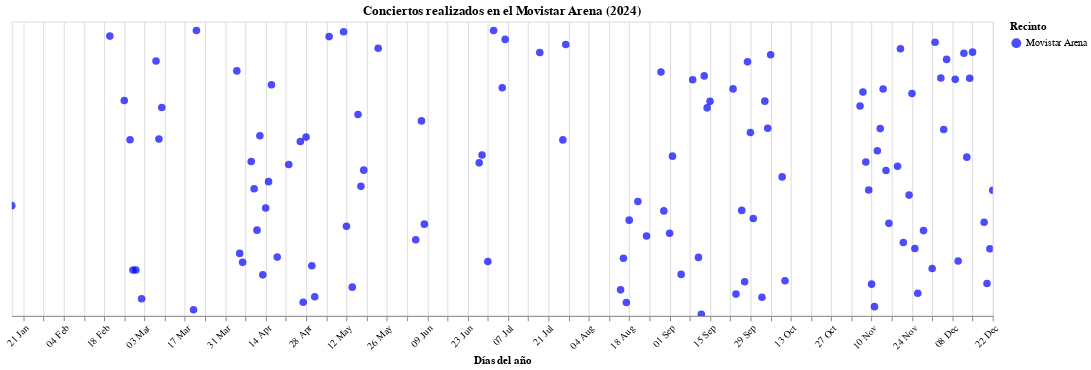

The notebook cell this image was saved under:
### Code cell
import numpy as np
import pandas as pd
from urllib import request
import json
import altair as alt

# Leer datos desde Drive
source = pd.read_csv('/content/drive/MyDrive/concierto_database_limpia_2.csv', delimiter=';')

# Asegurar formato de fecha
source['Fecha'] = pd.to_datetime(source['Fecha'], format='%d-%m-%Y', errors='coerce')
source['Mes'] = source['Fecha'].dt.month

# Filtrar: solo conciertos NO cancelados
source = source[source['Cancelado'] != 1]

# Filtrar: solo Movistar Arena
source = source[source['Recinto'].str.lower().str.contains("movistar arena")]

# Añadir Y aleatorio para separar puntos
np.random.seed(42)
source['y_random'] = np.random.uniform(0, 1, size=len(source))

# Diccionario meses en español
meses_es = {
    1: 'Enero', 2: 'Febrero', 3: 'Marzo', 4: 'Abril',
    5: 'Mayo', 6: 'Junio', 7: 'Julio', 8: 'Agosto',
    9: 'Septiembre', 10: 'Octubre', 11: 'Noviembre', 12: 'Diciembre'
}

# Formato español para fechas en tooltip
source['Fecha_str'] = source['Fecha'].dt.day.astype(str) + ' de ' + \
                      source['Fecha'].dt.month.map(meses_es) + ' de ' + \
                      source['Fecha'].dt.year.astype(str)

# Eliminar duplicados: misma fecha y recinto
source = source.drop_duplicates(subset=['Fecha', 'Recinto'])

# Descargar y aplicar configuración local en español
with request.urlopen('https://raw.githubusercontent.com/d3/d3-format/master/locale/es-MX.json') as f:
  de_format = json.load(f)

with request.urlopen('https://raw.githubusercontent.com/d3/d3-time-format/master/locale/es-MX.json') as f:
  de_time_format = json.load(f)

alt.renderers.set_embed_options(formatLocale=de_format, timeFormatLocale=de_time_format)

# Mostrar cantidad de conciertos únicos en Movistar Arena
print(f"Total de conciertos en Movistar Arena: {len(source)}")

# Paleta arcoíris invertida
palette_invertida = [
    '#0000FF', '#0055FF', '#00AAFF', '#00FFAA', '#AAFF00',
    '#FFFF00', '#FFAA00', '#FF5500', '#FF0000', '#FF007F',
    '#FF00AA', '#AA00FF', '#5500FF'
]

# Crear gráfico
chart = alt.Chart(source).mark_circle(size=60).encode(
    x=alt.X('Fecha:T',
            title='Días del año',
            axis=alt.Axis(format='%d %b', labelAngle=-45),
            scale=alt.Scale(domain=[source['Fecha'].min(), source['Fecha'].max()])),
    y=alt.Y('y_random:Q', axis=None),
    color=alt.Color('Recinto:N',
                    scale=alt.Scale(range=palette_invertida),
                    legend=alt.Legend(title="Recinto")),
    tooltip=[
        'Concierto',
        'Artista',
        'Recinto',
        alt.Tooltip('Fecha_str:N', title='Fecha')
    ]
).properties(
    title='Conciertos realizados en el Movistar Arena (2024)',
    width=1000,
    height=300
).interactive()

chart.show()
